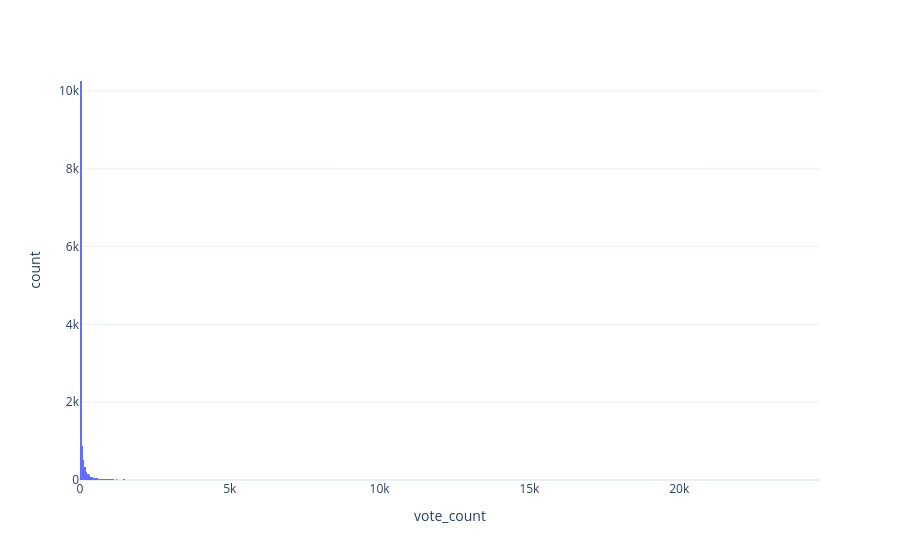

Notebook source saved alongside this figure:
### Code cell
hist_fig = px.histogram(df, x = 'vote_count', template='plotly_white')
hist_fig.show()

### Figure 1 — Plotly figure (JSON) as saved in the notebook; plotly's stock layout.template omitted (floating-point values rounded to 4 significant figures; data arrays with more than 128 entries replaced by an {"elided": "..."} marker saying what was removed)
{"data": [{"bingroup": "x", "hovertemplate": "vote_count=%{x}<br>count=%{y}<extra></extra>", "legendgroup": "", "marker": {"color": "#636efa", "pattern": {"shape": ""}}, "name": "", "orientation": "v", "showlegend": false, "type": "histogram", "x": {"elided": "13324 int values"}, "xaxis": "x", "yaxis": "y"}], "layout": {"barmode": "relative", "legend": {"tracegroupgap": 0}, "margin": {"t": 60}, "xaxis": {"anchor": "y", "domain": [0, 1], "title": {"text": "vote_count"}}, "yaxis": {"anchor": "x", "domain": [0, 1], "title": {"text": "count"}}}}
